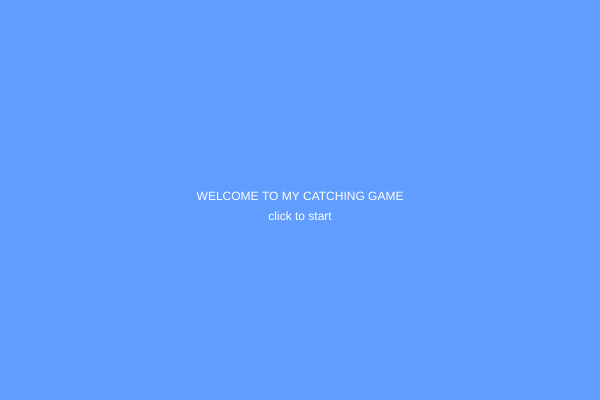
Frame 1 (no input)
Frame 60 (no input): identical to frame 1, image omitted
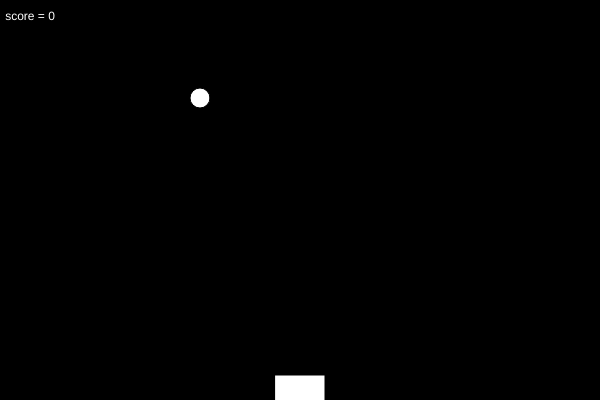
Frame 120 (the mouse pressed at the canvas centre since frame 60)

The p5.js sketch that drew these frames (run headless with seeded random() and noise() and a simulated clock; from frame 60 on, the mouse is pressed at the canvas centre):

// p5.js sketch
// ── sketch.js
var screen = 0;
var y=-20;
var x=200;
var speed = 1;
var score= 0;

function setup() {
  createCanvas(600, 400);
}

function draw() {
	if(screen == 0){
    startScreen()
  }else if(screen == 1){
  	gameOn()
  }else if(screen==2){
  	endScreen()
  }	
}

function startScreen(){
		background(96, 157, 255)
		fill(255)
		textAlign(CENTER);
		text('WELCOME TO MY CATCHING GAME', width / 2, height / 2)
		text('click to start', width / 2, height / 2 + 20);
		reset();
}

function gameOn(){
	background(0)
  text("score = " + score, 30,20)
  ellipse(x,y,20,20)
  rectMode(CENTER)
  rect(mouseX,height-10,50,30)
	y+= speed;
  if(y>height){
  	screen =2
	 }
  if(y>height-10 && x>mouseX-20 && x<mouseX+20){
  	y=-20
    speed+=.5
    score+= 1
  }
	if(y==-20){
  	pickRandom();
  }
}

function pickRandom(){
	x= random(20,width-20)
}

function endScreen(){
		background(150)
		textAlign(CENTER);
		text('GAME OVER', width / 2, height / 2)
  	text("SCORE = " + score, width / 2, height / 2 + 20)
		text('click to play again', width / 2, height / 2 + 40);
}

function mousePressed(){
	if(screen==0){
  	screen=1
  }else if(screen==2){
  	screen=0
  }
}

function reset(){
	  score=0;
  	speed=2;
  	y=-20;
}
